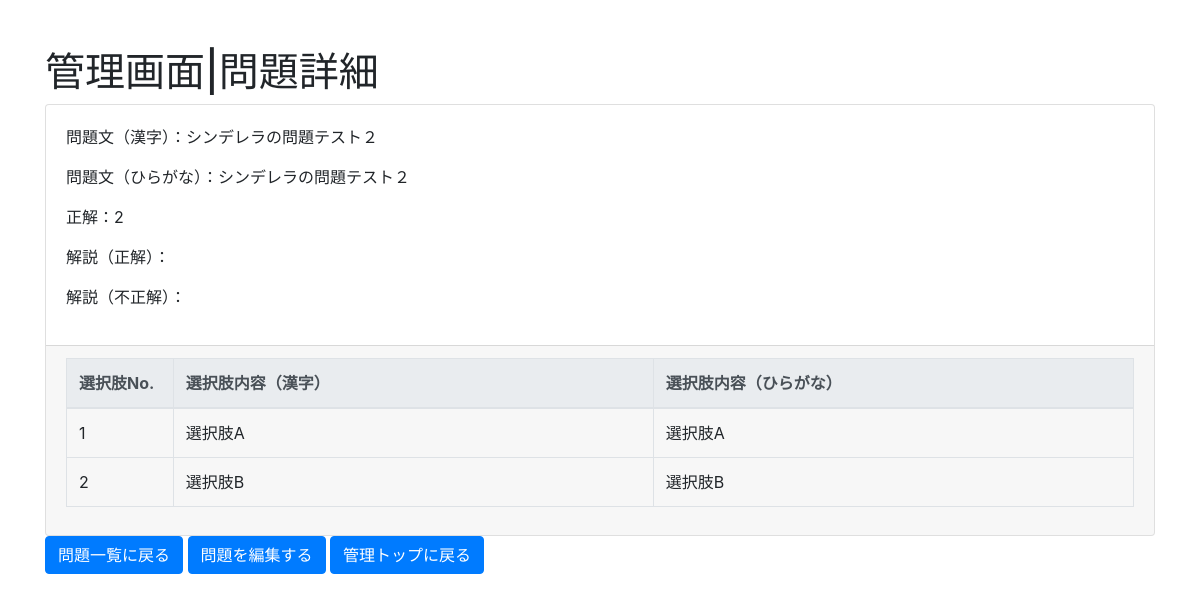
The page /edit/detail/40/ (signed in) on the database as committed earlier.
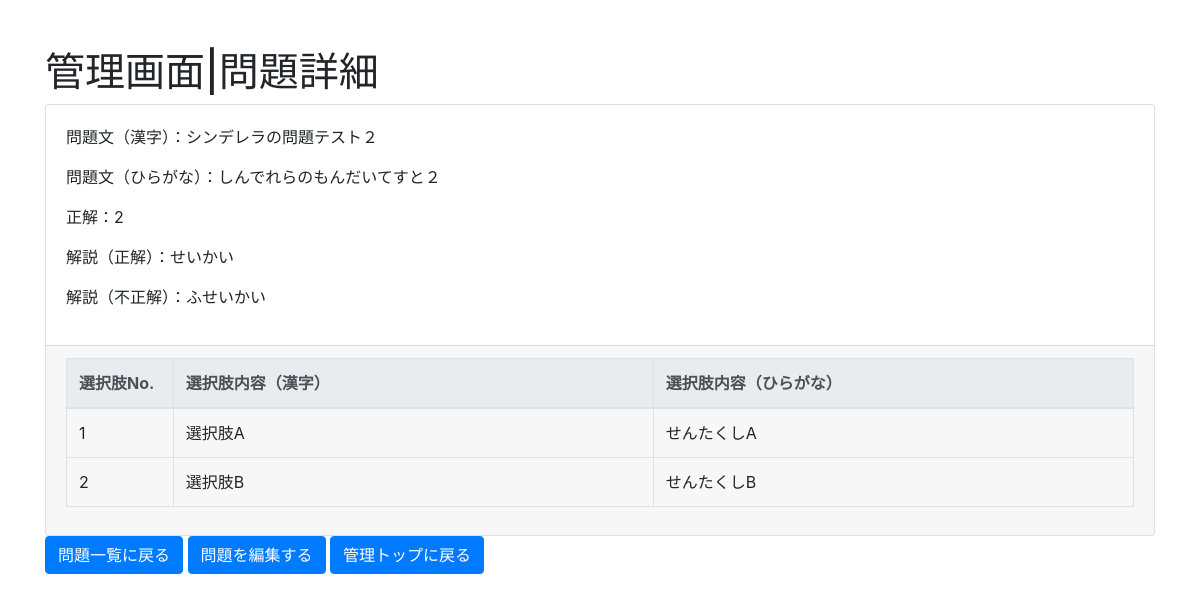
The same page on the database as committed later.
### question/models.py (models this page shows, shortened)
class Question(models.Model):
    body = models.CharField('本文（漢字）', max_length=1024)
    body_kana = models.CharField('本文（ひらがな）', max_length=1024, default="")
    Category = models.ManyToManyField(Category)
    question_no = models.PositiveSmallIntegerField(verbose_name='問題No.', default=0)
    answer_choice_no = models.PositiveSmallIntegerField(verbose_name='正解No.', default=1)
    ok_comment = models.CharField('解説（正解の場合）', max_length=1024, default="")
    ng_comment = models.CharField('解説（不正解の場合）', max_length=1024, default="")
    question_disp_type = models.ForeignKey(QuestionDispType, on_delete=models.SET_DEFAULT, default=set_default_disp_type)

class TextChoice(models.Model):
    body = models.CharField('選択肢（漢字）', max_length=512)
    body_kana = models.CharField('選択肢（ひらがな）', max_length=1024, default="")
    Question = models.ForeignKey(Question, on_delete=models.CASCADE)
    choice_no = models.PositiveSmallIntegerField(verbose_name='選択肢No.', default=1)

### edit/views.py (the view)
# urls.py: path('detail/<int:pk>/', views.QuestionDetail.as_view(), name='question_detail'),
class QuestionDetail(LoginRequiredMixin, DetailView):
    model = Question
    def get_context_data(self, **kwargs):
        context = super().get_context_data(**kwargs)
        question = context.get("object")
        choices = question.textchoice_set.all().order_by("choice_no")
        context["choices"] = choices
        context["category_id"] = self.kwargs.get('category_id')
        if self.kwargs.get('category_id'):
            context["category_name"] = Category.objects.get(pk=self.kwargs.get('category_id')).name
        return context

### edit/views.py (called while the page is built)
    @method_decorator(login_required(login_url = '/accounts/login/'))
    def dispatch(self, request, *args, **kwargs):
        return super(LoginRequiredMixin, self).dispatch(request, *args, **kwargs)

### edit/templates/question/question_detail.html (shortened to what this page needs)
{% extends 'question/base.html' %}
{% block page_title %}管理画面|問題詳細{% endblock %}
{% block content %}
  <div class="container">
    <div class="row">
      <div class="col-12">
        <div class="card card-default">
          <div class="card-body">
            <p>問題文（漢字）：{{ question.body|linebreaksbr }}</p>
            <p>問題文（ひらがな）：{{ question.body_kana|linebreaksbr }}</p>
            <p>正解：{{ question.answer_choice_no }}</p>
            <p>解説（正解）：{{ question.ok_comment|linebreaksbr }}</p>
            <p>解説（不正解）：{{ question.ng_comment|linebreaksbr }}</p>
          </div>
          <div class="card-footer">
            <table class="table table-bordered">
                <thead class="thead-light">
                    <tr><th style="width:10%">選択肢No.</th><th style="width:45%">選択肢内容（漢字）</th><th style="width:45%">選択肢内容（ひらがな）</th></tr>
                </thead>
            {% for text_choice in choices %}
                <tr>
                  <td style="width:10%">{{ text_choice.choice_no }}</td>
                  <td style="width:45%">{{ text_choice.body|linebreaksbr }}</td>
                  <td style="width:45%">{{ text_choice.body_kana|linebreaksbr }}</td>
                </tr>
            </div>
            {% endfor %}
          </div>
        </div>
      </div>
    <div class="row">
      <div class="col-12">
        {% if category_id %}
          <a class="btn btn-primary" href="{% url 'category_question_list' category_id %}" role="button">{{ category_name }}の問題一覧に戻る</a>
        {% else %}
          <a class="btn btn-primary" href="{% url 'question_list' %}" role="button">問題一覧に戻る</a>
        {% endif %}
        <a class="btn btn-primary" href="{% url 'question_update' question.id %}" role="button">問題を編集する</a>
        <a class="btn btn-primary" href="{% url 'category_group_list' %}" role="button">管理トップに戻る</a>
      </div>
    </div>
{% endblock %}

### edit/templates/question/base.html (shortened to what this page needs)
<!doctype html>
<html>
<head>
  <link rel="stylesheet"
        href="https://maxcdn.bootstrapcdn.com/bootstrap/4.0.0-beta.2/css/bootstrap.min.css"
>
  <link rel="stylesheet" href="https://ajax.googleapis.com/ajax/libs/jqueryui/1.12.1/themes/smoothness/jquery-ui.css">
<body>
<div class="container">
  <div class="row">
    <div class="col-12">
      <h1 class="mt-5">{% block page_title %}Base{% endblock %}</h1>
    </div>
  </div>
</div>
{% block content %}
{% endblock %}
</body>
</html>

Rows that differ between the two databases and show on the page:
changed Question "シンデレラの問題テスト２": body_kana "シンデレラの問題テスト２" → "しんでれらのもんだいてすと２"; ok_comment (not shown) → "せいかい"; ng_comment (not shown) → "ふせいかい"
changed TextChoice "選択肢A": body_kana "選択肢A" → "せんたくしA"
changed TextChoice "選択肢B": body_kana "選択肢B" → "せんたくしB"
